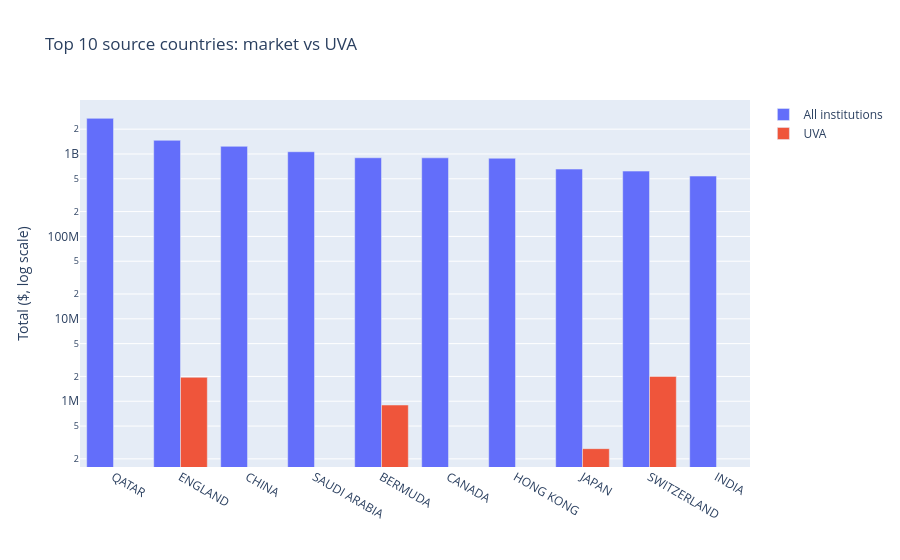

The notebook cell this image was saved under:
### Code cell
# used claude to help
market = df.groupby('country_of_giftor')['foreign_gift_amount'].sum().nlargest(10)
uva_c = uva_df.groupby('country_of_giftor')['foreign_gift_amount'].sum()

gap = pd.DataFrame({'All institutions': market,
                    'UVA': uva_c.reindex(market.index).fillna(0)}).reset_index()

fig7 = px.bar(gap, x='country_of_giftor', y=['All institutions', 'UVA'], barmode='group',
              log_y=True,
              labels={'country_of_giftor': '', 'value': 'Total ($, log scale)', 'variable': ''},
              title='Top 10 source countries: market vs UVA')
fig7.show()

### Figure 1 — Plotly figure (JSON) as saved in the notebook; plotly's stock layout.template omitted (floating-point values rounded to 4 significant figures)
{"data": [{"alignmentgroup": "True", "hovertemplate": "=%{x}<br>Total ($, log scale)=%{y}<extra></extra>", "legendgroup": "All institutions", "marker": {"color": "#636efa", "pattern": {"shape": ""}}, "name": "All institutions", "offsetgroup": "All institutions", "orientation": "v", "showlegend": true, "textposition": "auto", "type": "bar", "x": ["QATAR", "ENGLAND", "CHINA", "SAUDI ARABIA", "BERMUDA", "CANADA", "HONG KONG", "JAPAN", "SWITZERLAND", "INDIA"], "xaxis": "x", "y": [2706000000.0, 1465000000.0, 1238000000.0, 1065000000.0, 899600000.0, 898200000.0, 887400000.0, 656000000.0, 619900000.0, 539600000.0], "yaxis": "y"}, {"alignmentgroup": "True", "hovertemplate": "=%{x}<br>Total ($, log scale)=%{y}<extra></extra>", "legendgroup": "UVA", "marker": {"color": "#EF553B", "pattern": {"shape": ""}}, "name": "UVA", "offsetgroup": "UVA", "orientation": "v", "showlegend": true, "textposition": "auto", "type": "bar", "x": ["QATAR", "ENGLAND", "CHINA", "SAUDI ARABIA", "BERMUDA", "CANADA", "HONG KONG", "JAPAN", "SWITZERLAND", "INDIA"], "xaxis": "x", "y": [0.0, 1951000.0, 0.0, 0.0, 900000.0, 0.0, 0.0, 266000.0, 2000000.0, 0.0], "yaxis": "y"}], "layout": {"barmode": "group", "legend": {"title": {"text": ""}, "tracegroupgap": 0}, "title": {"text": "Top 10 source countries: market vs UVA"}, "xaxis": {"anchor": "y", "domain": [0, 1], "title": {"text": ""}}, "yaxis": {"anchor": "x", "domain": [0, 1], "title": {"text": "Total ($, log scale)"}, "type": "log"}}}
